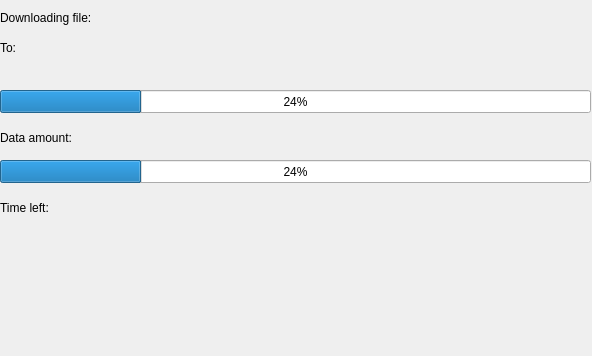
<?xml version="1.0" encoding="UTF-8"?>
<ui version="4.0">
 <class>Dialog</class>
 <widget class="QDialog" name="Dialog">
  <property name="geometry">
   <rect>
    <x>0</x>
    <y>0</y>
    <width>592</width>
    <height>356</height>
   </rect>
  </property>
  <property name="windowTitle">
   <string>Update Launcher</string>
  </property>
  <widget class="QLabel" name="label">
   <property name="geometry">
    <rect>
     <x>0</x>
     <y>10</y>
     <width>101</width>
     <height>16</height>
    </rect>
   </property>
   <property name="text">
    <string>Downloading file:</string>
   </property>
  </widget>
  <widget class="QLabel" name="file_download">
   <property name="geometry">
    <rect>
     <x>100</x>
     <y>10</y>
     <width>421</width>
     <height>16</height>
    </rect>
   </property>
   <property name="text">
    <string/>
   </property>
  </widget>
  <widget class="QLabel" name="label_2">
   <property name="geometry">
    <rect>
     <x>0</x>
     <y>40</y>
     <width>21</width>
     <height>16</height>
    </rect>
   </property>
   <property name="text">
    <string>To:</string>
   </property>
  </widget>
  <widget class="QLabel" name="destination_label">
   <property name="geometry">
    <rect>
     <x>30</x>
     <y>40</y>
     <width>551</width>
     <height>16</height>
    </rect>
   </property>
   <property name="text">
    <string/>
   </property>
  </widget>
  <widget class="QProgressBar" name="bar">
   <property name="geometry">
    <rect>
     <x>0</x>
     <y>90</y>
     <width>591</width>
     <height>23</height>
    </rect>
   </property>
   <property name="value">
    <number>24</number>
   </property>
  </widget>
  <widget class="QLabel" name="label_3">
   <property name="geometry">
    <rect>
     <x>0</x>
     <y>130</y>
     <width>81</width>
     <height>16</height>
    </rect>
   </property>
   <property name="text">
    <string>Data amount:</string>
   </property>
  </widget>
  <widget class="QLabel" name="data_amount">
   <property name="geometry">
    <rect>
     <x>80</x>
     <y>130</y>
     <width>511</width>
     <height>16</height>
    </rect>
   </property>
   <property name="text">
    <string/>
   </property>
  </widget>
  <widget class="QProgressBar" name="data_bar">
   <property name="geometry">
    <rect>
     <x>0</x>
     <y>160</y>
     <width>591</width>
     <height>23</height>
    </rect>
   </property>
   <property name="value">
    <number>24</number>
   </property>
  </widget>
  <widget class="QLabel" name="label_4">
   <property name="geometry">
    <rect>
     <x>0</x>
     <y>200</y>
     <width>81</width>
     <height>16</height>
    </rect>
   </property>
   <property name="text">
    <string>Time left:</string>
   </property>
  </widget>
  <widget class="QLabel" name="time_left">
   <property name="geometry">
    <rect>
     <x>70</x>
     <y>200</y>
     <width>481</width>
     <height>16</height>
    </rect>
   </property>
   <property name="text">
    <string/>
   </property>
  </widget>
 </widget>
 <resources/>
 <connections/>
</ui>
